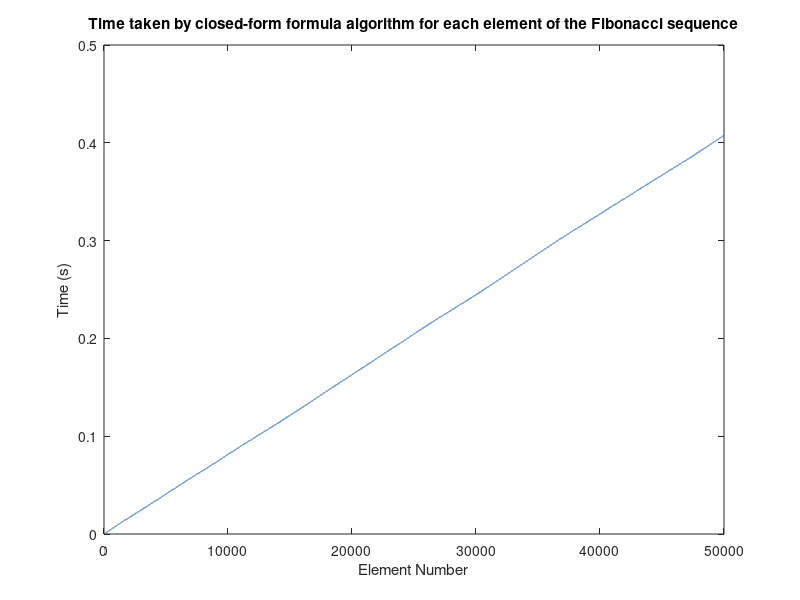

This figure's MATLAB source:
% Fibonacci sequence generation using the closed-form formula

% Initialize variables
n = 50000; % Number of elements in the sequence
fib = zeros(n,1); % Preallocate memory for the sequence
time_taken = zeros(n,1); % Preallocate memory for timing results

% Closed-form formula algorithm to calculate the nth Fibonacci number
tic;
phi = (1 + sqrt(5))/2; % The golden ratio
fib(1) = 1;
for i = 2:n
    fib(i) = round((phi^i - (1-phi)^(-i))/sqrt(5)); % The closed-form formula for the nth Fibonacci number
    time_taken(i) = toc;
end

% Plot the results
plot(1:n, time_taken)
xlabel('Element Number')
ylabel('Time (s)')
title('Time taken by closed-form formula algorithm for each element of the Fibonacci sequence')

